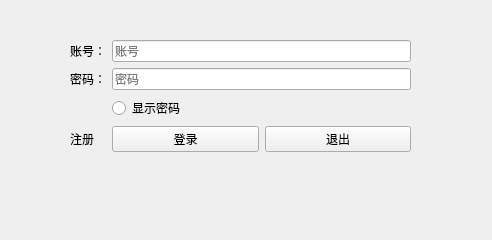
<?xml version="1.0" encoding="UTF-8"?>
<ui version="4.0">
 <class>Form</class>
 <widget class="QWidget" name="Form">
  <property name="geometry">
   <rect>
    <x>0</x>
    <y>0</y>
    <width>492</width>
    <height>240</height>
   </rect>
  </property>
  <property name="windowTitle">
   <string>登录界面</string>
  </property>
  <widget class="QWidget" name="formLayoutWidget">
   <property name="geometry">
    <rect>
     <x>70</x>
     <y>40</y>
     <width>341</width>
     <height>122</height>
    </rect>
   </property>
   <layout class="QFormLayout" name="formLayout">
    <item row="0" column="0">
     <widget class="QLabel" name="label_id">
      <property name="text">
       <string>账号：</string>
      </property>
     </widget>
    </item>
    <item row="0" column="1">
     <widget class="QLineEdit" name="lineEdit_id">
      <property name="placeholderText">
       <string>账号</string>
      </property>
     </widget>
    </item>
    <item row="1" column="0">
     <widget class="QLabel" name="label_password">
      <property name="text">
       <string>密码：</string>
      </property>
     </widget>
    </item>
    <item row="1" column="1">
     <widget class="QLineEdit" name="lineEdit_password">
      <property name="placeholderText">
       <string>密码</string>
      </property>
     </widget>
    </item>
    <item row="3" column="1">
     <layout class="QHBoxLayout" name="horizontalLayout">
      <item>
       <widget class="QPushButton" name="btn_login">
        <property name="text">
         <string>登录</string>
        </property>
       </widget>
      </item>
      <item>
       <widget class="QPushButton" name="btn_cancel">
        <property name="text">
         <string>退出</string>
        </property>
       </widget>
      </item>
     </layout>
    </item>
    <item row="3" column="0">
     <widget class="QLabel" name="label_new">
      <property name="toolTip">
       <string>注册账号</string>
      </property>
      <property name="text">
       <string>注册</string>
      </property>
     </widget>
    </item>
    <item row="2" column="1">
     <widget class="QRadioButton" name="btn_check">
      <property name="text">
       <string>显示密码</string>
      </property>
      <property name="checked">
       <bool>false</bool>
      </property>
     </widget>
    </item>
   </layout>
  </widget>
 </widget>
 <resources/>
 <connections>
  <connection>
   <sender>btn_login</sender>
   <signal>clicked()</signal>
   <receiver>Form</receiver>
   <slot>check()</slot>
   <hints>
    <hint type="sourcelabel">
     <x>225</x>
     <y>181</y>
    </hint>
    <hint type="destinationlabel">
     <x>235</x>
     <y>267</y>
    </hint>
   </hints>
  </connection>
  <connection>
   <sender>btn_cancel</sender>
   <signal>clicked()</signal>
   <receiver>Form</receiver>
   <slot>cancel()</slot>
   <hints>
    <hint type="sourcelabel">
     <x>301</x>
     <y>180</y>
    </hint>
    <hint type="destinationlabel">
     <x>316</x>
     <y>264</y>
    </hint>
   </hints>
  </connection>
  <connection>
   <sender>label_new</sender>
   <signal>linkActivated(QString)</signal>
   <receiver>Form</receiver>
   <slot>idnew()</slot>
   <hints>
    <hint type="sourcelabel">
     <x>171</x>
     <y>176</y>
    </hint>
    <hint type="destinationlabel">
     <x>178</x>
     <y>237</y>
    </hint>
   </hints>
  </connection>
 </connections>
 <slots>
  <slot>check()</slot>
  <slot>cancel()</slot>
  <slot>idnew()</slot>
 </slots>
</ui>
